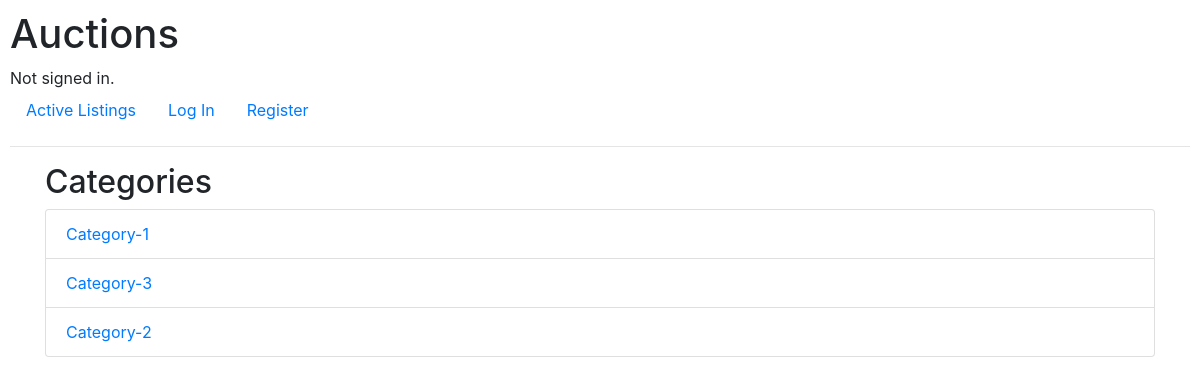
/categories, run on an earlier commit of the app's database.
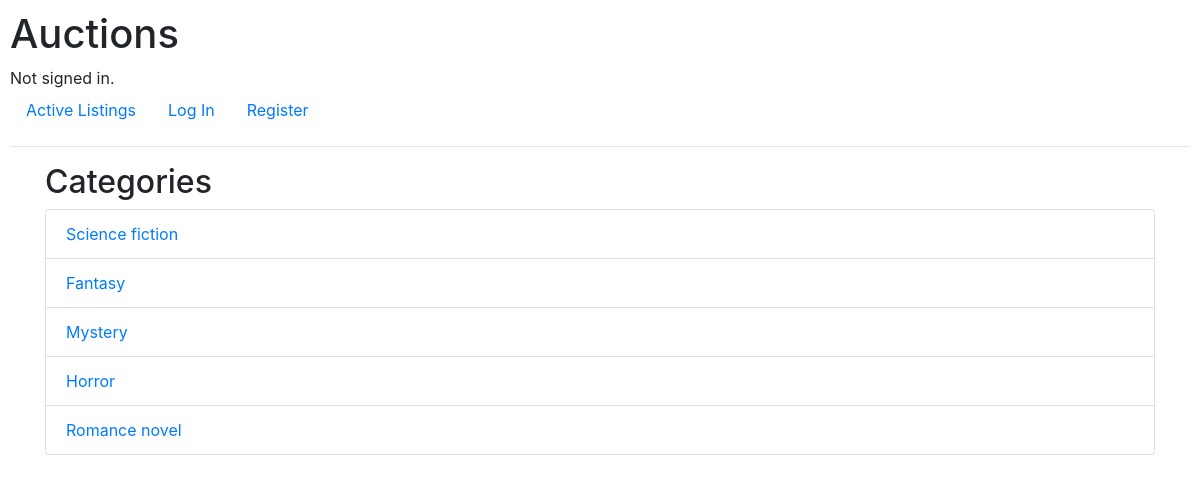
And on a later commit of the database.
### auctions/models.py (models this page shows, shortened)
class Category(models.Model):
    name = models.CharField(max_length=64, unique=True)

### auctions/views.py (the view)
# urls.py: path("categories", views.categories, name="categories"),
def categories(request):
    categories = Category.objects.all()
    return render(request, "auctions/categories.html", {"categories": categories})

### auctions/views.py (called while the page is built)
def datos_globales(request):
    count = 0
    if request.user.is_authenticated:
        watchlist_items = Watchlist.objects.filter(user=request.user)
        count = watchlist_items.count()
    return {
        'count_watch_list': count
    }

### auctions/templates/auctions/categories.html (shortened to what this page needs)
{% extends "auctions/layout.html" %}
{% block body %}
<div class="container">
    <h2>Categories</h2>
    <ul class="list-group">
        {% for category in categories %}
            <li class="list-group-item">
                <a href="{% url 'category_listings' category.name %}">{{ category.name }}</a>
            </li>
        {% endfor %}
    </ul>
  </div>
{% endblock %}

### auctions/templates/auctions/layout.html (shortened to what this page needs)
{% load static %}
<!DOCTYPE html>
<html lang="en">
  <head>
    <link
      rel="stylesheet"
      href="https://stackpath.bootstrapcdn.com/bootstrap/4.4.1/css/bootstrap.min.css"
    />
    <link href="{% static 'auctions/styles.css' %}" rel="stylesheet" />
  </head>
  <body>
    <h1>Auctions</h1>
    <div>
        {% if user.is_authenticated %}
          Signed in as <strong>{{ user.username }}</strong>.
        {% else %}
          Not signed in.
        {% endif %}
      </div>
      <ul class="nav">
        <li class="nav-item">
          <a class="nav-link" href="{% url 'index' %}">Active Listings</a>
        </li>
        {% if user.is_authenticated %}
          <li class="nav-item">
            <a class="nav-link" href="{% url 'categories' %}">Categories</a>
          </li>
          {% if count_watch_list > 0 %}
          <li class="nav-item">
            <a class="nav-link" href="{% url 'watchlist' %}">Watchlist <span class="text-white bg-secondary px-1 rounded">{{ count_watch_list }}</span></a>
          </li>
          {% else %}
          <li class="nav-item">
            <a class="nav-link" href="{% url 'watchlist' %}">Watchlist</a>
          </li>
          {% endif %}
          <li class="nav-item">
            <a class="nav-link" href="{% url 'create_listing' %}">Create Listing</a>
          </li>
          <li class="nav-item">
            <a class="nav-link" href="{% url 'close_listings' %}">Close Listings</a>
          </li>
          <li class="nav-item">
            <a class="nav-link" href="{% url 'logout' %}">Log Out</a>
          </li>
        {% else %}
          <li class="nav-item">
            <a class="nav-link" href="{% url 'login' %}">Log In</a>
          </li>
          <li class="nav-item">
            <a class="nav-link" href="{% url 'register' %}">Register</a>
          </li>
        {% endif %}
      </ul>
      <hr />
    {% block body %}
    {% endblock %}
  </body>
</html>

### auctions/static/auctions/styles.css (style rules this page uses)
body { padding: 10px; }

What changed in the data, as far as the page shows it:
removed Category: name "Category-1"
removed Category: name "Category-3"
removed Category: name "Category-2"
added Category: name "Science fiction"
added Category: name "Fantasy"
added Category: name "Mystery"
added Category: name "Horror"
added Category: name "Romance novel"
